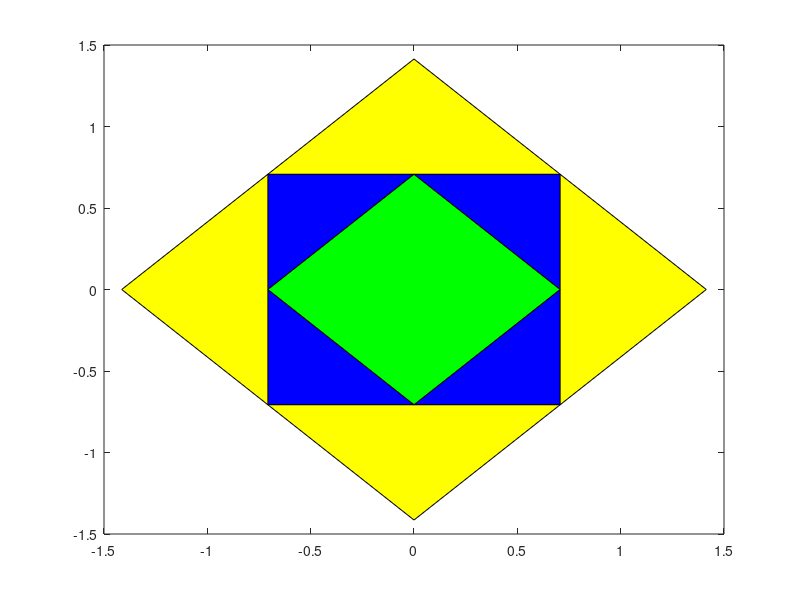

MATLAB code for this plot:
%tema 2 construire figura

x1=[1/sqrt(2) 0 -1/sqrt(2) 0];
y1=[0 1/sqrt(2) -0 -1/sqrt(2)];
x2=[1/sqrt(2) -1/sqrt(2) -1/sqrt(2) 1/sqrt(2)];
y2=[1/sqrt(2) 1/sqrt(2) -1/sqrt(2) -1/sqrt(2)];
x3=[sqrt(2) 0 -sqrt(2) 0];
y3=[0 sqrt(2) 0 -sqrt(2)];

fill(x3,y3,'y',x2,y2,'b',x1,y1,'g');
